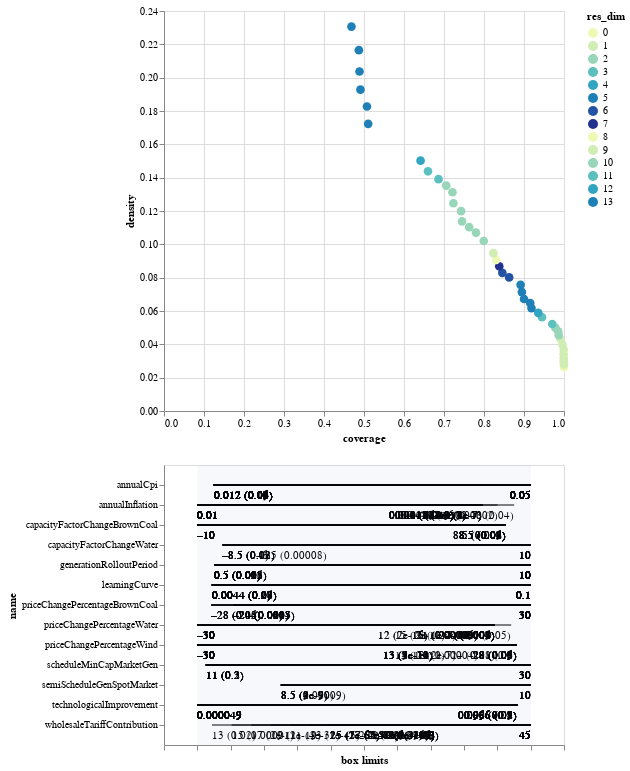

Notebook code cell kept with this figure:
### Code cell
box1.inspect_tradeoff()

### Figure 1 — Vega-Lite specification as saved in the notebook (floating-point values rounded to 4 significant figures; data arrays with more than 128 entries replaced by an {"elided": "..."} marker saying what was removed)
{"config": {"view": {"continuousWidth": 400, "continuousHeight": 300}}, "vconcat": [{"data": {"name": "data-293cbfd6706ff990622d57813ab1f4bb"}, "mark": {"type": "circle", "size": 75}, "encoding": {"color": {"type": "ordinal", "field": "res_dim", "scale": {"range": ["#eff9b6", "#d0edb3", "#97d6b9", "#5dc0c0", "#31a5c2", "#1f80b8", "#2354a3", "#21318d"]}}, "opacity": {"condition": {"value": 1, "selection": "selector011"}, "value": 0.4}, "tooltip": [{"type": "ordinal", "field": "id"}, {"type": "quantitative", "field": "coverage", "format": ".2"}, {"type": "quantitative", "field": "density", "format": ".2"}, {"type": "ordinal", "field": "res_dim"}], "x": {"type": "quantitative", "field": "coverage"}, "y": {"type": "quantitative", "field": "density"}}, "height": 400, "selection": {"selector011": {"type": "single", "fields": ["id"]}}, "width": 400}, {"layer": [{"data": {"name": "data-fc0df96bed04a1dd091a8c328fe1c8de"}, "mark": "rule", "encoding": {"x": {"type": "quantitative", "axis": {"grid": false, "labels": false, "title": "box limits"}, "field": "x_lower", "scale": {"domain": [0, 1], "padding": 0.1}}, "x2": {"field": "x_upper"}, "y": {"type": "nominal", "field": "name", "scale": {"padding": 1.0}}}, "transform": [{"calculate": "(datum.x1-datum.minimum)/(datum.maximum-datum.minimum)", "as": "x_lower"}, {"calculate": "(datum.x2-datum.minimum)/(datum.maximum-datum.minimum)", "as": "x_upper"}, {"filter": {"selection": "selector011"}}], "width": 400}, {"data": {"name": "data-fc0df96bed04a1dd091a8c328fe1c8de"}, "mark": {"type": "text", "align": "left", "baseline": "top", "dy": 5}, "encoding": {"text": {"type": "ordinal", "field": "text"}, "x": {"type": "quantitative", "axis": {"grid": false, "labels": false, "title": "box limits"}, "field": "x_lower", "scale": {"domain": [0, 1], "padding": 0.1}}, "x2": {"field": "x_upper"}, "y": {"type": "nominal", "field": "name", "scale": {"padding": 1.0}}}, "transform": [{"calculate": "(datum.x1-datum.minimum)/(datum.maximum-datum.minimum)", "as": "x_lower"}, {"calculate": "(datum.x2-datum.minimum)/(datum.maximum-datum.minimum)", "as": "x_upper"}, {"filter": {"selection": "selector011"}}, {"calculate": "datum.qp_lower>0?format(datum.x1, \".2\")+\" (\"+format(datum.qp_lower, \".1~g\")+\")\" :format(datum.x1, \".2\")", "as": "text"}], "width": 400}, {"data": {"name": "data-fc0df96bed04a1dd091a8c328fe1c8de"}, "mark": {"type": "text", "align": "right", "baseline": "top", "dy": 5}, "encoding": {"text": {"type": "ordinal", "field": "text"}, "x": {"type": "quantitative", "field": "x_upper"}, "x2": {"field": "x_upper"}, "y": {"type": "nominal", "field": "name", "scale": {"padding": 1.0}}}, "transform": [{"calculate": "(datum.x1-datum.minimum)/(datum.maximum-datum.minimum)", "as": "x_lower"}, {"calculate": "(datum.x2-datum.minimum)/(datum.maximum-datum.minimum)", "as": "x_upper"}, {"filter": {"selection": "selector011"}}, {"calculate": "datum.qp_upper>0?format(datum.x2, \".2\")+\" (\"+format(datum.qp_upper, \".1\")+\")\" :format(datum.x2, \".2\")", "as": "text"}], "width": 400}, {"data": {"name": "data-bb8d07f6df3d47a6a475317795287b23"}, "mark": {"type": "rect", "opacity": 0.05}, "encoding": {"x": {"type": "quantitative", "field": "start"}, "x2": {"field": "end"}}}, {"data": {"name": "data-d751713988987e9331980363e24189ce"}, "mark": "point", "encoding": {"x": {"type": "quantitative", "field": "x"}, "y": {"type": "nominal", "field": "name"}}, "transform": [{"filter": {"selection": "selector011"}}], "width": 400}, {"data": {"name": "data-d751713988987e9331980363e24189ce"}, "mark": {"type": "text", "align": "center", "baseline": "top", "dy": 5}, "encoding": {"text": {"type": "nominal", "field": "item"}, "x": {"type": "quantitative", "field": "x"}, "y": {"type": "nominal", "field": "name"}}, "transform": [{"filter": {"selection": "selector011"}}], "width": 400}]}], "$schema": "https://vega.github.io/schema/vega-lite/v4.0.2.json", "datasets": {"data-293cbfd6706ff990622d57813ab1f4bb": [{"coverage": 1.0, "density": 0.02626, "id": 0, "mass": 1.0, "mean": 0.02626, "res_dim": 0}, {"coverage": 1.0, "density": 0.02783, "id": 1, "mass": 0.9438, "mean": 0.02783, "res_dim": 1}, {"coverage": 0.9992, "density": 0.02961, "id": 2, "mass": 0.8862, "mean": 0.02961, "res_dim": 1}, {"coverage": 0.9992, "density": 0.03165, "id": 3, "mass": 0.8291, "mean": 0.03165, "res_dim": 1}, {"coverage": 0.9992, "density": 0.03398, "id": 4, "mass": 0.7725, "mean": 0.03398, "res_dim": 1}, {"coverage": 0.9992, "density": 0.03669, "id": 5, "mass": 0.7153, "mean": 0.03669, "res_dim": 1}, {"coverage": 0.9961, "density": 0.03978, "id": 6, "mass": 0.6577, "mean": 0.03978, "res_dim": 1}, {"coverage": 0.9907, "density": 0.04333, "id": 7, "mass": 0.6006, "mean": 0.04333, "res_dim": 1}, {"coverage": 0.9868, "density": 0.04544, "id": 8, "mass": 0.5704, "mean": 0.04544, "res_dim": 2}, {"coverage": 0.9853, "density": 0.04779, "id": 9, "mass": 0.5416, "mean": 0.04779, "res_dim": 2}, {"coverage": 0.9783, "density": 0.04999, "id": 10, "mass": 0.514, "mean": 0.04999, "res_dim": 2}, {"coverage": 0.9706, "density": 0.05222, "id": 11, "mass": 0.4882, "mean": 0.05222, "res_dim": 3}, {"coverage": 0.945, "density": 0.05623, "id": 12, "mass": 0.4414, "mean": 0.05623, "res_dim": 3}, {"coverage": 0.9357, "density": 0.05884, "id": 13, "mass": 0.4177, "mean": 0.05884, "res_dim": 4}, {"coverage": 0.9187, "density": 0.06175, "id": 14, "mass": 0.3908, "mean": 0.06175, "res_dim": 5}, {"coverage": 0.9156, "density": 0.0648, "id": 15, "mass": 0.3711, "mean": 0.0648, "res_dim": 5}, {"coverage": 0.9001, "density": 0.06723, "id": 16, "mass": 0.3517, "mean": 0.06723, "res_dim": 5}, {"coverage": 0.8947, "density": 0.07135, "id": 17, "mass": 0.3293, "mean": 0.07135, "res_dim": 5}, {"coverage": 0.8916, "density": 0.0757, "id": 18, "mass": 0.3093, "mean": 0.0757, "res_dim": 5}, {"coverage": 0.8629, "density": 0.08017, "id": 19, "mass": 0.2827, "mean": 0.08017, "res_dim": 6}, {"coverage": 0.8459, "density": 0.08291, "id": 20, "mass": 0.268, "mean": 0.08291, "res_dim": 6}, {"coverage": 0.8381, "density": 0.08682, "id": 21, "mass": 0.2536, "mean": 0.08682, "res_dim": 7}, {"coverage": 0.8304, "density": 0.0907, "id": 22, "mass": 0.2405, "mean": 0.0907, "res_dim": 8}, {"coverage": 0.8234, "density": 0.09469, "id": 23, "mass": 0.2284, "mean": 0.09469, "res_dim": 9}, {"coverage": 0.7994, "density": 0.102, "id": 24, "mass": 0.2058, "mean": 0.102, "res_dim": 10}, {"coverage": 0.78, "density": 0.107, "id": 25, "mass": 0.1914, "mean": 0.107, "res_dim": 10}, {"coverage": 0.763, "density": 0.1103, "id": 26, "mass": 0.1817, "mean": 0.1103, "res_dim": 10}, {"coverage": 0.7452, "density": 0.1138, "id": 27, "mass": 0.172, "mean": 0.1138, "res_dim": 10}, {"coverage": 0.7428, "density": 0.1199, "id": 28, "mass": 0.1627, "mean": 0.1199, "res_dim": 10}, {"coverage": 0.7235, "density": 0.1246, "id": 29, "mass": 0.1524, "mean": 0.1246, "res_dim": 10}, {"coverage": 0.7211, "density": 0.1313, "id": 30, "mass": 0.1443, "mean": 0.1313, "res_dim": 10}, {"coverage": 0.7057, "density": 0.1352, "id": 31, "mass": 0.1371, "mean": 0.1352, "res_dim": 10}, {"coverage": 0.6863, "density": 0.1391, "id": 32, "mass": 0.1296, "mean": 0.1391, "res_dim": 11}, {"coverage": 0.66, "density": 0.1438, "id": 33, "mass": 0.1205, "mean": 0.1438, "res_dim": 11}, {"coverage": 0.6414, "density": 0.1502, "id": 34, "mass": 0.1121, "mean": 0.1502, "res_dim": 12}, {"coverage": 0.5105, "density": 0.1723, "id": 35, "mass": 0.07782, "mean": 0.1723, "res_dim": 13}, {"coverage": 0.5074, "density": 0.1827, "id": 36, "mass": 0.07294, "mean": 0.1827, "res_dim": 13}, {"coverage": 0.4911, "density": 0.1928, "id": 37, "mass": 0.06689, "mean": 0.1928, "res_dim": 13}, {"coverage": 0.4888, "density": 0.2037, "id": 38, "mass": 0.06303, "mean": 0.2037, "res_dim": 13}, {"coverage": 0.4872, "density": 0.2165, "id": 39, "mass": 0.0591, "mean": 0.2165, "res_dim": 13}, {"coverage": 0.4686, "density": 0.2307, "id": 40, "mass": 0.05336, "mean": 0.2307, "res_dim": 13}], "data-fc0df96bed04a1dd091a8c328fe1c8de": {"elided": "276 records"}, "data-bb8d07f6df3d47a6a475317795287b23": [{"end": 1, "start": 0}], "data-d751713988987e9331980363e24189ce": []}}
